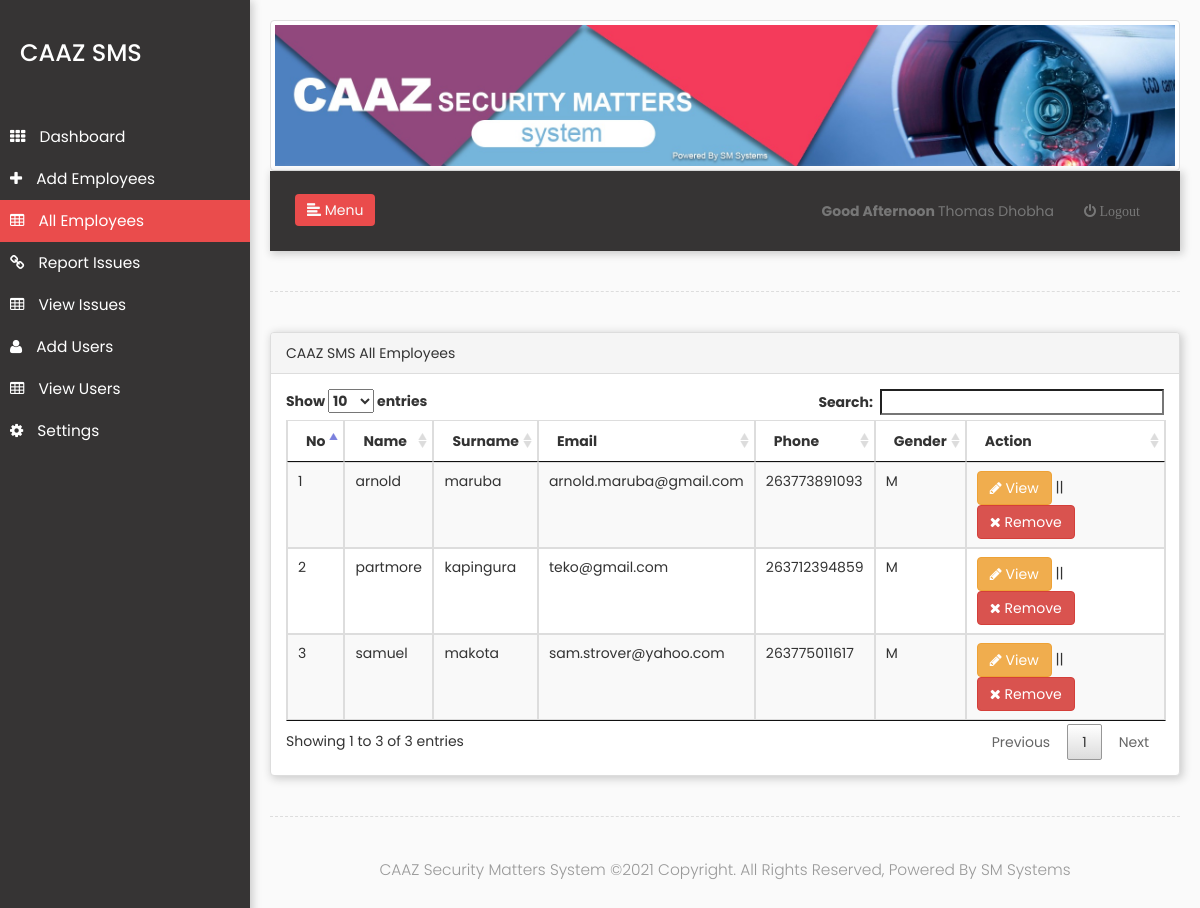
The page /admin/all_employees.php (signed in) on the database as committed earlier.
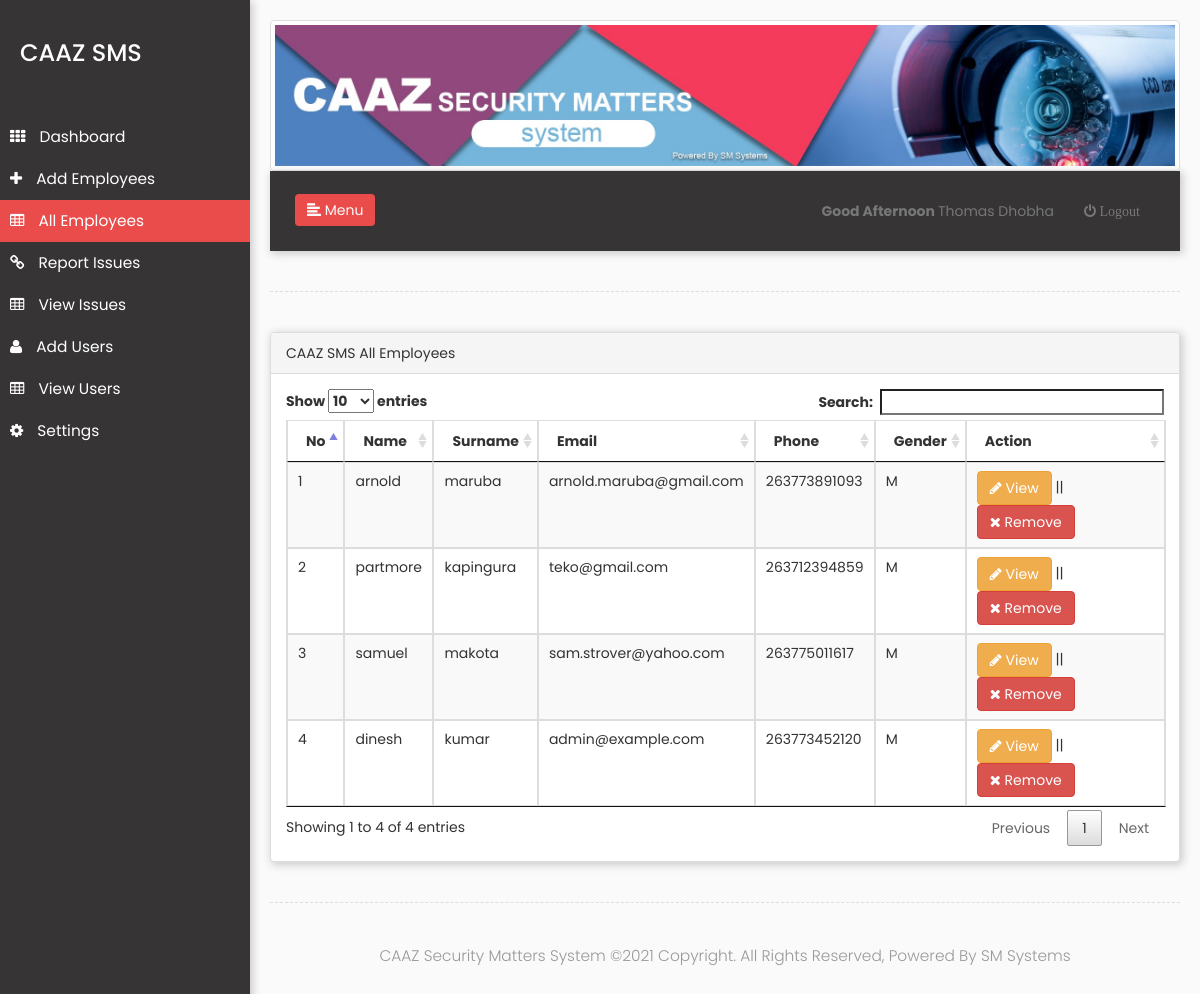
The same page on the database as committed later.
### tables this page shows
CREATE TABLE `employees` (
  `id` int(11) NOT NULL,
  `employee_id` varchar(30) NOT NULL,
  `name` varchar(30) NOT NULL,
  `surname` varchar(30) NOT NULL,
  `phone` varchar(20) NOT NULL,
  `email` varchar(50) NOT NULL,
  `gender` varchar(2) NOT NULL,
  `joined` varchar(30) NOT NULL,
  `tmp` varchar(30) NOT NULL
);

### admin/all_employees.php (the view, shortened to what the changed rows need)
<?php require_once('includes/session.php');
      require_once('includes/conn.php');
?>
<!DOCTYPE html>
<html lang="en">
    <head>
        <link rel="stylesheet" href="assets/css/bootstrap.min.css">
        <link rel="stylesheet" href="assets/css/style.css">
        <link rel="stylesheet" href="assets/awesome/font-awesome.css">
        <link rel="stylesheet" href="assets/css/animate.css">
         <link rel="stylesheet" href="vendors/datatables/datatables.min.css">
    </head>
    <body>
        <div class="wrapper">
            <div id="content">
		<div class="panel panel-default sammacmedia">
            <div class="panel-heading">CAAZ SMS All Employees</div>
        <div class="panel-body">
                        <table class="table table-striped thead-dark table-bordered table-hover" id="myTable">
                <thead>
                <tr>
                    <th>No</th>
                    <th>Name</th>
                    <th>Surname</th>
                    <th>Email</th>
                    <th>Phone</th>
                    <th>Gender</th>
                    <th>Action</th>
                    </tr>
                </thead>
                    <?php
                                   $a=1;
                    $query=mysqli_query($mysqli,"select *from `employees` ");
                     while($row=mysqli_fetch_array($query))
                        {
                          ?>
                          <tr>
                              <td><?php echo $a;?></td>
                            <td><?php echo $row['name'];?></td>
                            <td><?php echo $row['surname'];?></td>
                            <td><?php echo $row['email'];?></td>
                            <td><?php echo $row['phone'];?></td>
                            <td><?php echo $row['gender'];?></td>
                            <td>
                            <a href="#samstrover<?php echo $row['id']; ?>" data-toggle="modal" class="btn btn-warning"><span class="fa fa-pencil"></span> View</a> || <a href="all_employees.php?edited=1&idx=<?php echo $row['id']; ?>" data-toggle="modal" class="btn btn-danger"><span class="fa fa-times"></span> Remove</a>
                              </td>
                          </tr>
                          <?php
                            $a++;
                      }
                               ?>
                </table>
            </div>
                </div>
            </div>
        </div>
    </body>
</html>

Rows that differ between the two databases and show on the page:
added employees: name "dinesh", surname "kumar", email "admin@example.com", phone "263773452120", gender "M"
Other text that changed with them:
text written by a page script: "Show entries Search: Showing 1 to 3 of 3 entries Previous 1 Next" → "Show entries Search: Showing 1 to 4 of 4 entries Previous 1 Next"
